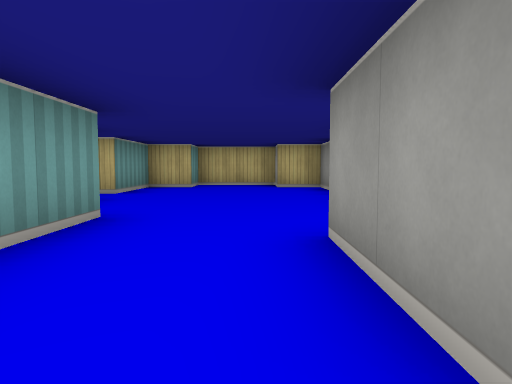
[1] (above)

16 first-person views from a walk through a cub3D level. The camera is about half as high as the walls, tilts 4° down and sees 70° across. The floor is counted in squares. Each view is taken from the middle of a square. On the plan, view 1 faces up. The plan holds only what a view shows up to about 9 squares ahead; the rest is blank.

[2]
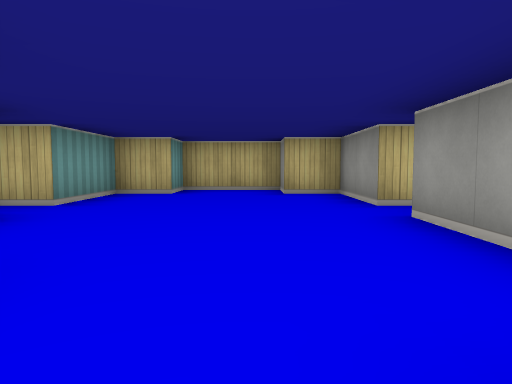

[3]
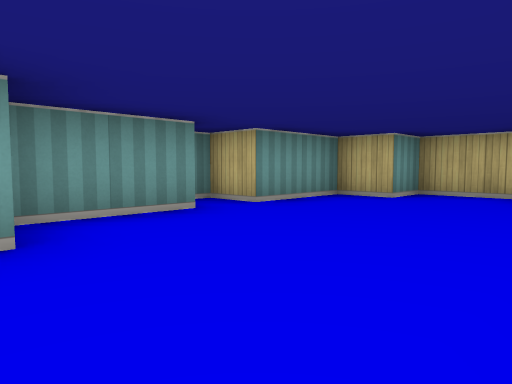

[4]
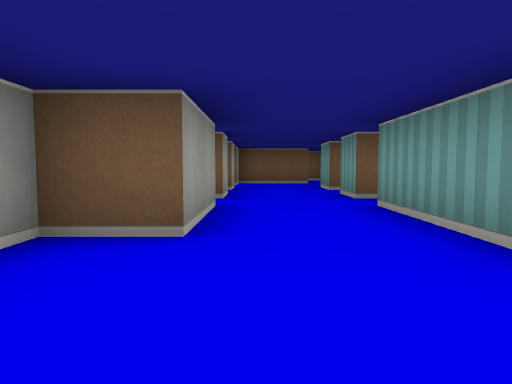

[5]
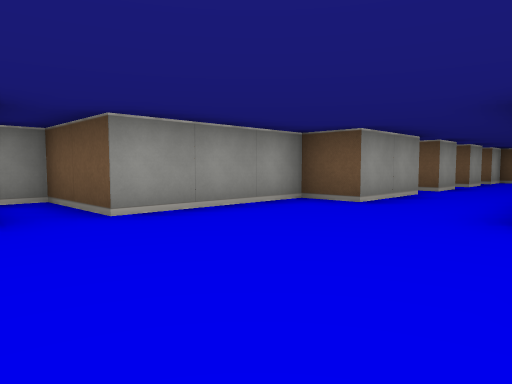

[6]
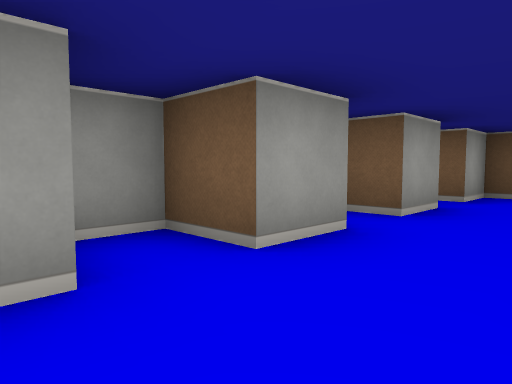

[7]
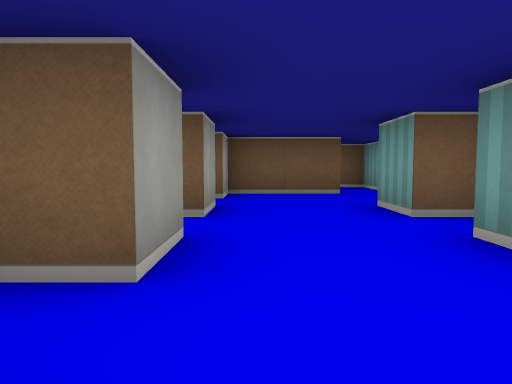

[8]
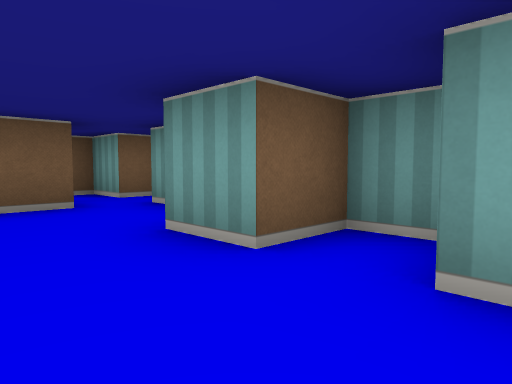

[9]
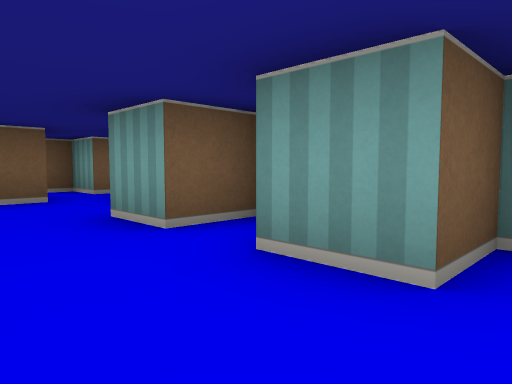

[10]
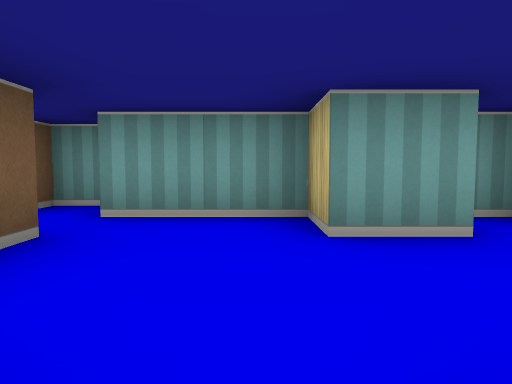

[11]
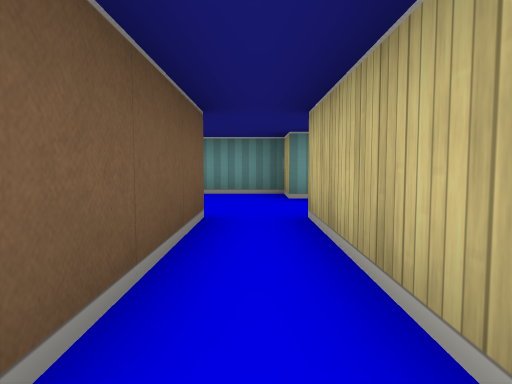

[12]
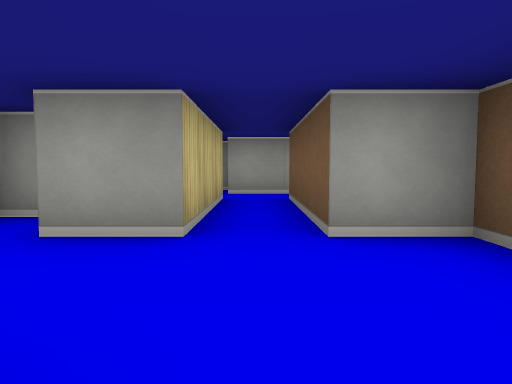

[13]
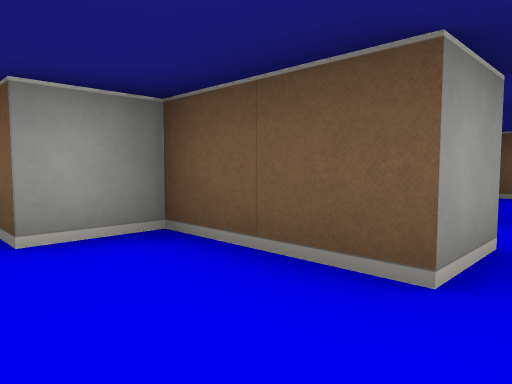

[14]
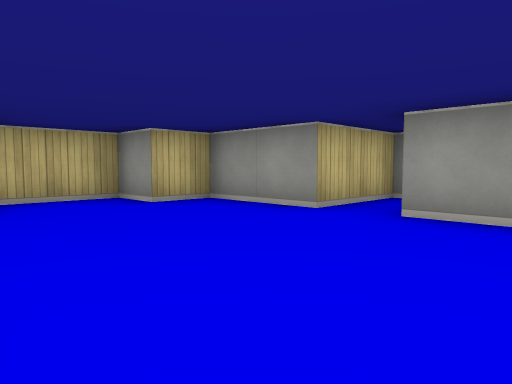

[15]
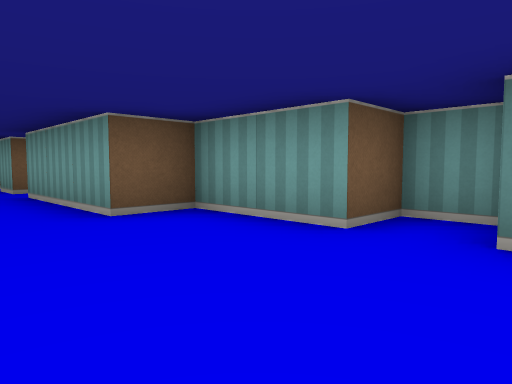

[16]
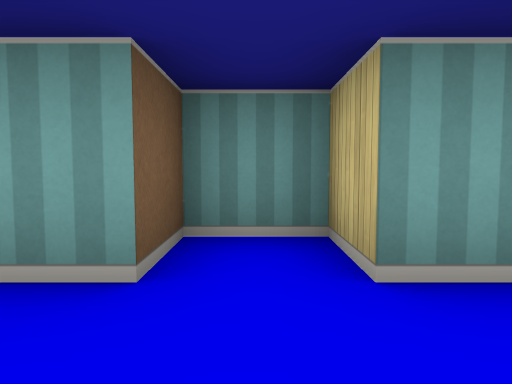

### Floor plan
Points are (right, up) in squares from view 1. A wall is a line through its corners. A room is listed if a view was taken in it or the views show most of it. See-through windows are left out.
Room 1 (views 1, 2, 3, 4, 5, 6, 7, 9, 14, 15, 16)
walls: (0.5, 0.4) (0.5, 2.5) (1.5, 2.5) (1.5, 5.5) (3.5, 5.5) (3.5, 6.5) (1.5, 6.5) (1.5, 8.5) (0.5, 8.5) (0.5, 9.5) (-1.5, 9.5) (-1.5, 8.5) (-2.5, 8.5) (-2.5, 6.5) (-3.5, 6.5) (-3.5, 5.5) (-2.5, 5.5) (-2.5, 3.5) (-1.5, 3.5) (-1.5, 0.5) (-2.5, 0.5) (-2.5, -0.5) (-1.5, -0.5); (0.5, -0.5) (1.5, -0.5) (1.5, 0.2)
ways out: opening at (-0.5, -1) to room 2
Room 2 (view 8)
walls: (0.5, -1.6) (0.5, -0.5); (-2.5, -1.5) (-2.5, -2.5) (-1.5, -2.5) (-1.5, -3.5); (-1.5, -0.5) (-1.5, -1.5); (0.5, -3.5) (0.5, -2.5) (1.1, -2.5); (1.5, -2) (1.5, -1.5)
ways out: opening at (-0.5, -1) to room 1; opening at (-0.5, -3) to room 4
Room 3 (views 10, 11)
walls: (4.5, -4.6) (4.5, -3.5); (3.5, -3.5) (0.5, -3.5); (0.5, -4.5) (3.5, -4.5)
ways out: opening at (1, -4) to room 4
Room 4 (views 12, 13)
walls: (-1.5, -3.5) (-2.5, -3.5) (-2.5, -5.5); (-1.5, -5.5) (0.5, -5.5) (0.5, -4.5)
ways out: opening at (-0.5, -3) to room 2; opening at (1, -4) to room 3; opening at (-2, -5)

Where each view was taken, in squares from view 1:
view 1: 0 up, 0 right, facing up
view 2: 2 up, 0 right, facing up
view 3: 3 up, 1 right, facing up-left
view 4: 5 up, 0 right, facing down
view 5: 7 up, 2 left, facing down-right
view 6: 1 up, 1 left, facing down-right
view 7: 1 up, 0 right, facing down
view 8: 1 down, 0 right, facing down-left
view 9: 0 up, 0 right, facing down-left
view 10: 4 down, 1 right, facing left
view 11: 4 down, 4 right, facing left
view 12: 4 down, 2 left, facing right
view 13: 4 down, 2 left, facing down-right
view 14: 4 up, 2 left, facing up-right
view 15: 7 up, 0 right, facing down-left
view 16: 0 up, 0 right, facing left
